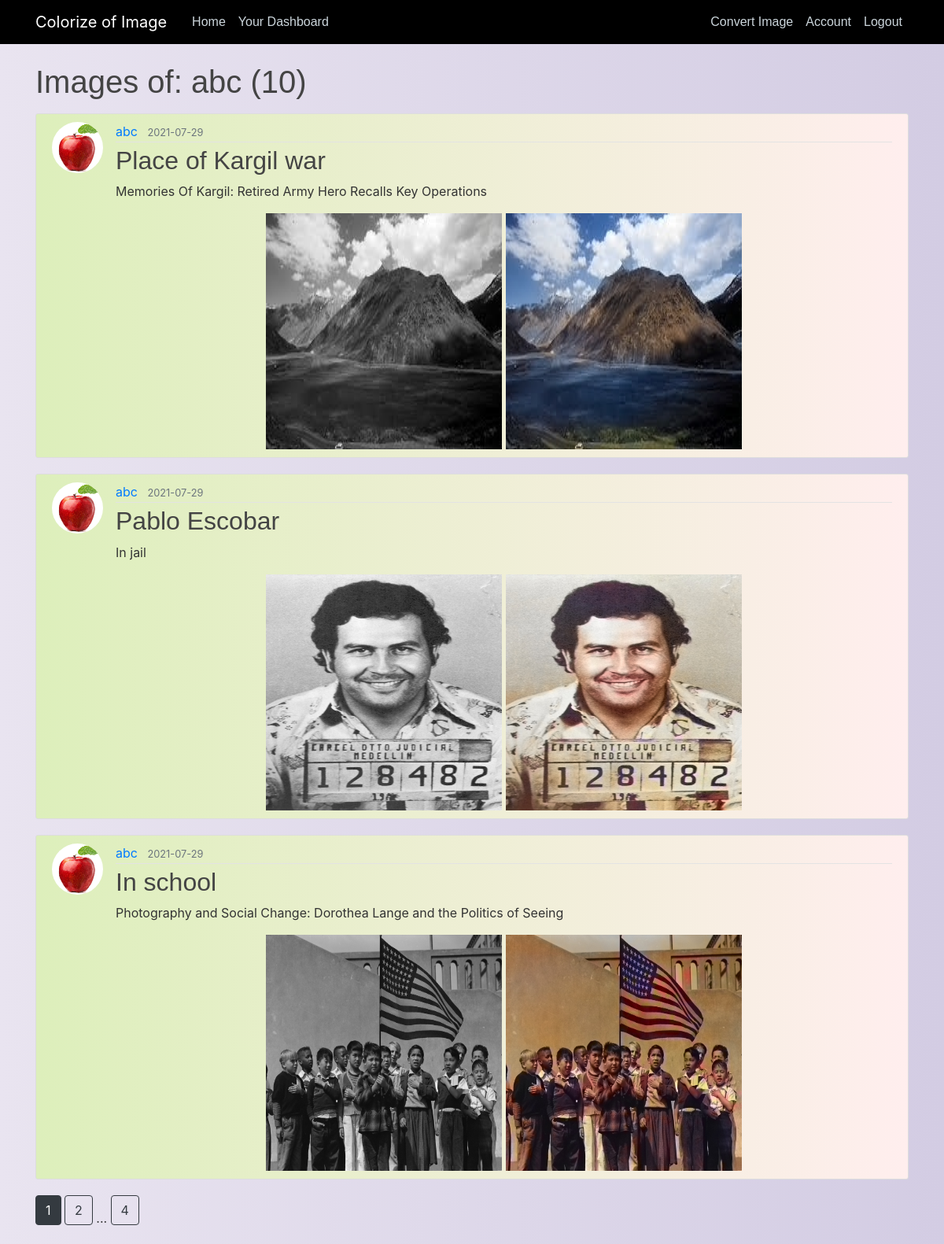
The app's page /user/abc (signed in) with its own data.
### my_project/models.py (models this page shows, shortened)
class User(db.Model, UserMixin):
	id = db.Column(db.Integer, primary_key=True)
	username = db.Column(db.String(20), unique=True, nullable=False)
	email = db.Column(db.String(120), unique=True, nullable=False)
	image_file = db.Column(db.String(20), nullable=False, default='default.jpg')
	password = db.Column(db.String(60), nullable=False)
	posts = db.relationship('Post', backref='author', lazy=True)

class Post(db.Model):
	id = db.Column(db.Integer, primary_key=True)
	title = db.Column(db.String(100), nullable=False)
	date_posted = db.Column(db.DateTime, nullable=False, default=datetime.utcnow)
	content = db.Column(db.Text, nullable=False)
	visibility = db.Column(db.Text, default="0")
	image_file = db.Column(db.String(20), nullable=False)
	output_file = db.Column(db.String(20), nullable=False)
	user_id = db.Column(db.Integer, db.ForeignKey('user.id'), nullable=False)

### my_project/routes.py (the view)
@app.route("/user/<string:username>")
def user_post(username):
	page = request.args.get('page', 1, type=int)
	user = User.query.filter_by(username=username).first_or_404()
	if current_user.is_authenticated:
		posts = Post.query.filter_by(author=user)\
			.order_by(Post.date_posted.desc())\
			.paginate(page=page, per_page=3)
	else:
		posts = Post.query.filter_by(author=user,visibility=0)\
			.order_by(Post.date_posted.desc())\
			.paginate(page=page, per_page=3)
	return render_template('user_post.html', post=posts, user=user)

### my_project/models.py (called while the page is built)
@login_manager.user_loader
def load_user(user_id):
	return User.query.get(int(user_id))

### my_project/templates/user_post.html
{% extends "layout.html" %}
{% block content %}
	<h1 class="mb-3">Images of: {{user.username}} ({{post.total}})</h1>
	{% for p in post.items %}
		<article class="media content-section">
			<img class='rounded-circle article-img' src='{{ url_for("static", filename="profile_pics/" + p.author.image_file) }}'>
	  		<div class="media-body">
			    <div class="article-metadata">
			      <a class="mr-2" href="{{url_for('user_post',username=p.author.username)}}">{{ p.author.username }}</a>
			      <small class="text-muted">{{ p.date_posted.strftime('%Y-%m-%d') }}</small>
			    </div>
			    <h2><a class="article-title" href="{{ url_for('post', post_id=p.id ) }}">{{ p.title }}</a></h2>
		    	<p class="article-content">{{ p.content }}</p>
                <center>
		    	<img class='' height="300" width="300" src='{{ url_for("static", filename="input_pics/" + p.image_file) }}'>
		    	<img class='' height="300" width="300" src='{{ url_for("static", filename="output_pics/" + p.output_file) }}'>
                </center>
		  	</div>
		</article>
	{% endfor%}
	{% for page_num in post.iter_pages(left_edge=1, right_edge=1, left_current=1, right_current=2) %}
		{% if page_num %}
			{% if post.page == page_num %}
				<a class="btn btn-dark mb-4" href="{{url_for('user_post', username=user.username, page=page_num)}}">{{ page_num }}</a>
			{% else %}
				<a class="btn btn-outline-dark mb-4" href="{{url_for('user_post', username=user.username, page=page_num)}}">{{ page_num }}</a>
			{% endif %}
		{% else %}
			...
		{% endif %}
	{% endfor %}
{% endblock content %}

### my_project/static/main.css (style rules this page uses)
body { background: #D3CCE3; background: -webkit-linear-gradient(to right, #E9E4F0, #D3CCE3); background: linear-gradient(to right, #E9E4F0, #D3CCE3); color: #333333; margin-top: 5rem; }
h1, h2, h3, h4, h5, h6 { color: #444444; font-family: 'helvetica' }
.content-section { background: #FFEEEE; background: -webkit-linear-gradient(to right, #DDEFBB, #FFEEEE); background: linear-gradient(to right, #DDEFBB, #FFEEEE); padding: 10px 20px; border: 1px solid #dddddd; border-radius: 3px; margin-bottom: 20px; }
.article-title { color: #444444; }
.article-content { white-space: pre-line; }
.article-img { height: 65px; width: 65px; margin-right: 16px; }
.article-metadata { padding-bottom: 1px; margin-bottom: 4px; border-bottom: 1px solid #e3e3e3 }

### records on screen
User: username "abc"
Post: image_file (picture), author.username "abc", date_posted "2021-07-29", title "Place of Kargil war", content "Memories Of Kargil: Retired Army Hero Recalls Key Operations", output_file (picture)
Post: image_file (picture), author.username "abc", date_posted "2021-07-29", title "Pablo Escobar", content "In jail", output_file (picture)
Post: image_file (picture), author.username "abc", date_posted "2021-07-29", title "In school", content "Photography and Social Change: Dorothea Lange and the Politics of Seeing", output_file (picture)

### other values on screen
{{ post.total }} "10"
{{ page_num }} "1"
{{ page_num }} "2" "4"
